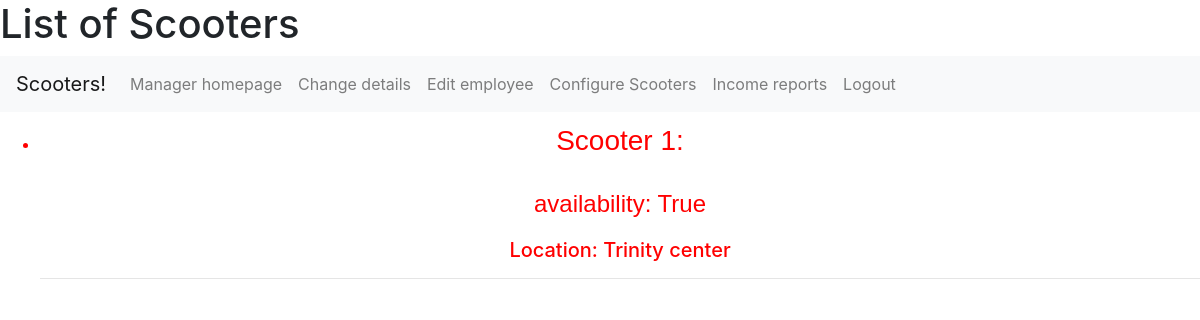
Screenshot of /ScooterList (signed in) with the database file from the repository.
### app/models.py (models this page shows)
class Scooter(db.Model):
    id = db.Column(db.Integer, primary_key=True)
    availability = db.Column(db.Boolean, default=True)
    location_id = db.Column(db.Integer, db.ForeignKey('location.id'), nullable=False)
    session_id = db.relationship('Session', backref='scooter', uselist=False)
    feedback = db.relationship('Feedback', backref='scooter', uselist=False)

class Location(db.Model):
    id = db.Column(db.Integer, primary_key=True)
    address = db.Column(db.String(50), nullable=False)
    no_of_scooters = db.Column(db.Integer, nullable=True, default=0)  # Amount of scooters at location
    scooters = db.relationship('Scooter', backref='location')

### app/views.py (the view)
@app.route('/ScooterList', methods=['GET', 'POST'])
@login_required
def ScooterList():
    scooters = Scooter.query.all()
    locations = Location.query.all()
    scooterArray = []
    locationArray = []
    for scooter in scooters:
        scooterArray.append(scooter)
    for location in locations:
        locationArray.append(location)
    return render_template('scooterList.html', title='List of scooters', ListS=scooterArray, ListL=locationArray)

### app/__init__.py (called while the page is built)
@login_manager.user_loader
def load_user(user_id):
    return models.User.query.get(int(user_id))

### app/templates/scooterList.html (shortened to what this page needs)
<h1>List of Scooters</h1>
{% extends "baseEmployeeManager.html" %}
    {% block content %}
    <ul>
      {% for scooter in ListS%}
      <li><h3>Scooter {{scooter.id}}:</h3></li>
      <h4>availability: {{scooter.availability}}</h4>
      {% for location in ListL%}
      {%if scooter.location_id == location.id %}
      <h5>Location: {{location.address}}</h5>
      {% endif %}
      {% endfor %}
      <hr>
      {% endfor %}
    </ul>
    {% endblock %}

### app/static/sprint2CSS.css (style rules this page uses)
h3 { text-align: center; font-family:'Gill Sans', 'Gill Sans MT', Calibri, 'Trebuchet MS', sans-serif; padding: 12px; }
h4 { text-align: center; font-family:'Gill Sans', 'Gill Sans MT', Calibri, 'Trebuchet MS', sans-serif; padding: 12px; }
ul { text-align: center; color: red; }

### rows the page displays
Scooter: id "1", availability "True"
Location: address "Trinity center"
